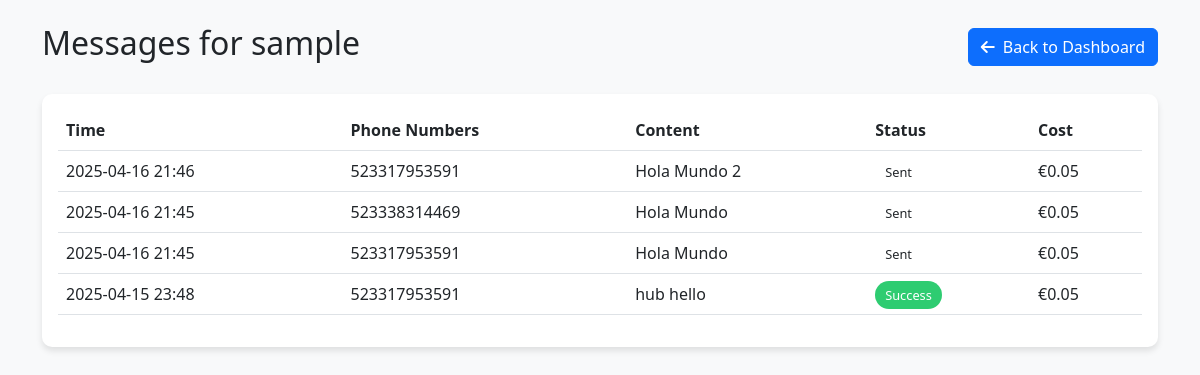
The app's page /admin/user/2/messages (signed in), older data.
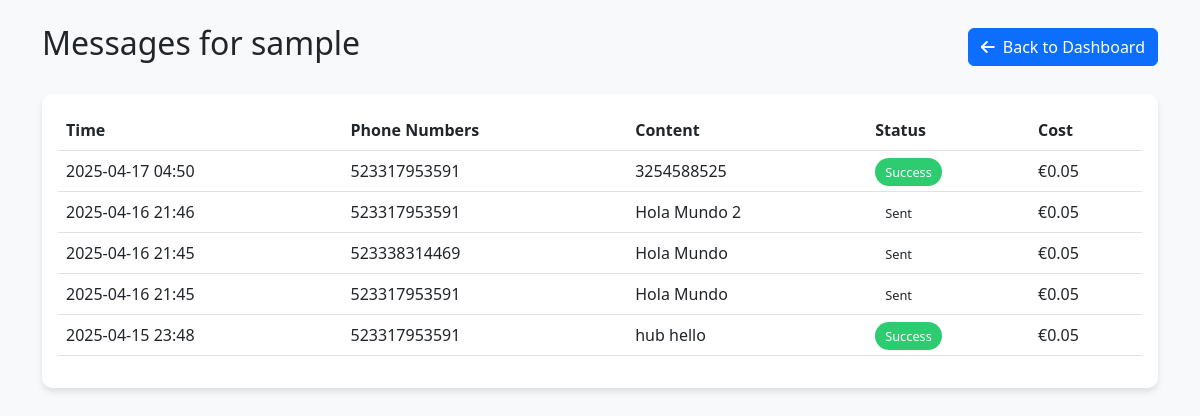
The same page, newer data.
### app.py (models this page shows, shortened)
class User(UserMixin, db.Model):
    id = db.Column(db.Integer, primary_key=True)
    username = db.Column(db.String(80), unique=True, nullable=False)
    email = db.Column(db.String(120), unique=True, nullable=False)
    password = db.Column(db.String(120), nullable=False)
    credits = db.Column(db.Float, default=0.0)
    is_admin = db.Column(db.Boolean, default=False)
    sms_rate = db.Column(db.Float, default=DEFAULT_SMS_RATE)  # Custom rate per SMS
    role = db.Column(db.String(20), default='user')  # Add role field
    messages = db.relationship('Message', backref='user', lazy=True)

class Message(db.Model):
    id = db.Column(db.Integer, primary_key=True)
    user_id = db.Column(db.Integer, db.ForeignKey('user.id'), nullable=False)
    numbers = db.Column(db.String(500), nullable=False)
    content = db.Column(db.Text, nullable=False)
    status = db.Column(db.String(20), default='pending')
    message_id = db.Column(db.String(50))
    created_at = db.Column(db.DateTime, default=datetime.utcnow)
    cost = db.Column(db.Float, default=0.0)

### app.py (the view)
@app.route('/admin/user/<int:user_id>/messages')
@login_required
def view_user_messages(user_id):
    if not current_user.is_admin:
        return redirect(url_for('dashboard'))
    user = User.query.get_or_404(user_id)
    messages = Message.query.filter_by(user_id=user_id).order_by(Message.created_at.desc()).all()
    return render_template('user_messages.html',
                         user=user,
                         messages=messages)

### app.py (called while the page is built)
@login_manager.user_loader
def load_user(user_id):
    return User.query.get(int(user_id))

### templates/user_messages.html (shortened to what this page needs)
<!DOCTYPE html>
<html lang="en">
<head>
    <link href="https://cdn.jsdelivr.net/npm/bootstrap@5.3.0/dist/css/bootstrap.min.css" rel="stylesheet">
    <link href="https://cdnjs.cloudflare.com/ajax/libs/font-awesome/6.0.0/css/all.min.css" rel="stylesheet">
</head>
<body>
    <div class="container py-4">
        <div class="d-flex justify-content-between align-items-center mb-4">
            <h2>Messages for {{ user.username }}</h2>
            <a href="{{ url_for('admin_dashboard') }}" class="btn btn-primary">
                <i class="fas fa-arrow-left me-2"></i>Back to Dashboard
            </a>
        </div>
        <div class="row">
            <div class="col-12">
                <div class="card">
                    <div class="card-body">
                        <div class="table-responsive">
                            <table class="table table-hover">
                                <thead>
                                    <tr>
                                        <th>Time</th>
                                        <th>Phone Numbers</th>
                                        <th>Content</th>
                                        <th>Status</th>
                                        <th>Cost</th>
                                    </tr>
                                </thead>
                                <tbody>
                                    {% for message in messages %}
                                    <tr class="message-card">
                                        <td>{{ message.created_at.strftime('%Y-%m-%d %H:%M') }}</td>
                                        <td>
                                            <div style="max-width: 200px; white-space: nowrap; overflow: hidden; text-overflow: ellipsis;">
                                                {{ message.numbers }}
                                            </div>
                                        </td>
                                        <td>
                                            <div style="max-width: 300px; white-space: nowrap; overflow: hidden; text-overflow: ellipsis;">
                                                {{ message.content }}
                                            </div>
                                        </td>
                                        <td>
                                            <span class="status-badge status-{{ message.status }}">
                                                {{ message.status|title }}
                                            </span>
                                        </td>
                                        <td>€{{ "%.2f"|format(message.cost) }}</td>
                                    </tr>
                                    {% endfor %}
                                </tbody>
                            </table>
                        </div>
                    </div>
                </div>
            </div>
        </div>
    </div>
</body>
</html>

### templates/user_messages.html (style rules this page uses)
:root { --primary-color: #2c3e50; --secondary-color: #3498db; --accent-color: #e74c3c; --light-bg: #f8f9fa; }
body { background-color: var(--light-bg); font-family: 'Segoe UI', Tahoma, Geneva, Verdana, sans-serif; }
.card { border: none; border-radius: 10px; box-shadow: 0 4px 6px rgba(0, 0, 0, 0.1); margin-bottom: 20px; }
.message-card { transition: transform 0.3s; }
.status-badge { padding: 5px 10px; border-radius: 20px; font-size: 0.8rem; }
.status-success { background-color: #2ecc71; color: white; }

Row changes from the older to the newer data that the page shows:
added Message: created_at "2025-04-17 04:50", numbers "523317953591", content "3254588525", status "Success", cost "0.05"
